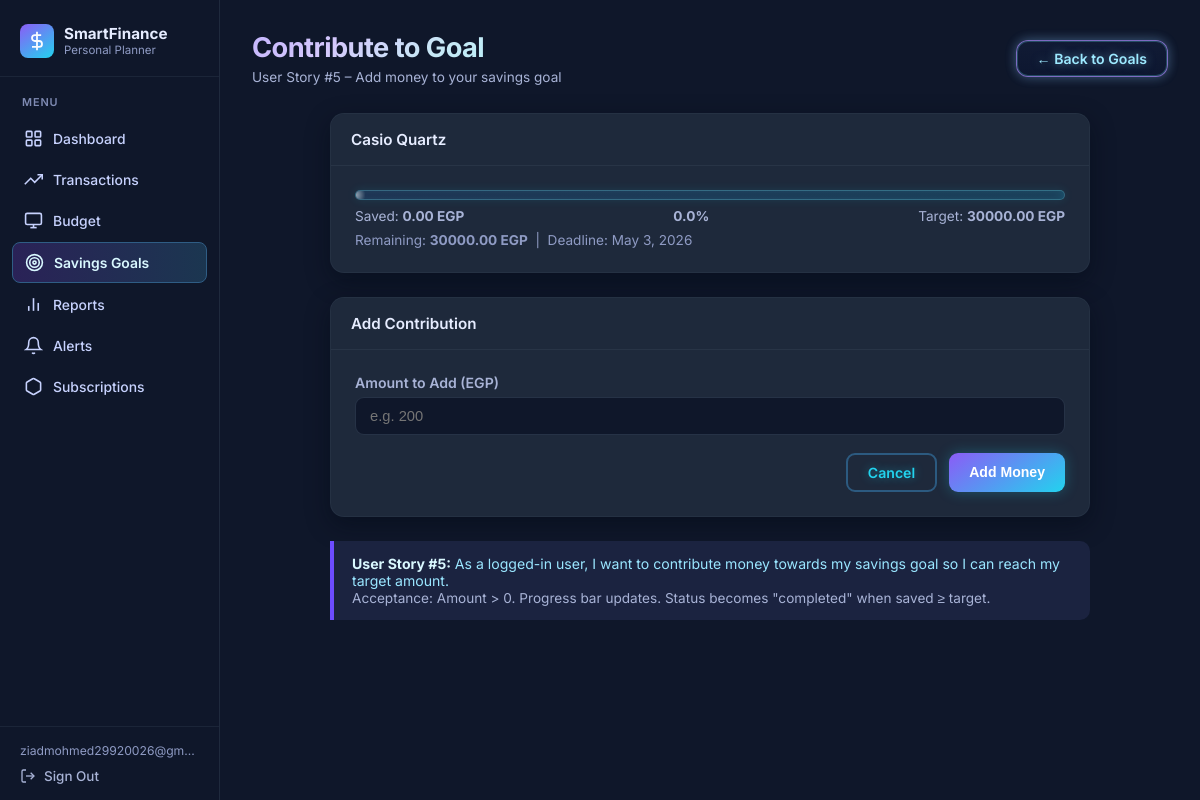
/goals/contribute/3/ (signed in), run on an earlier commit of the app's database.
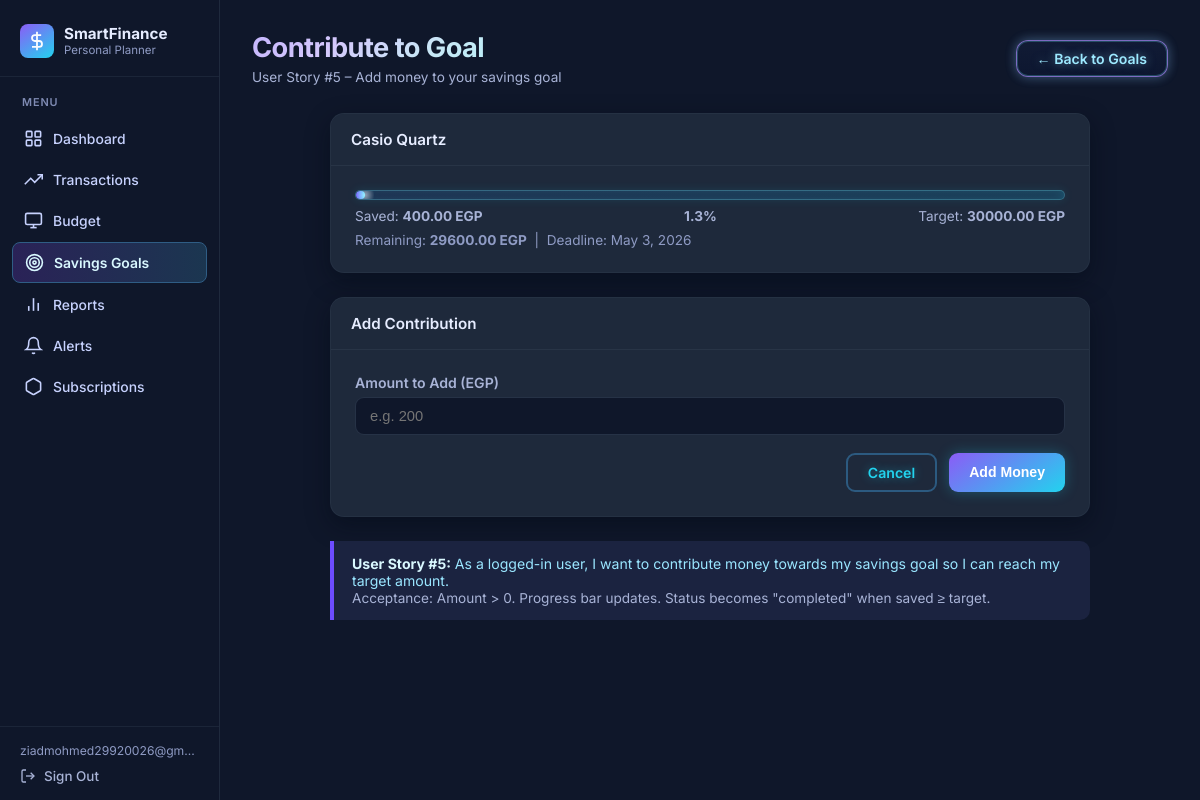
And on a later commit of the database.
### budget/models.py (models this page shows, shortened)
class SavingsGoal(models.Model):
    STATUS_CHOICES = [
        ('active',    'Active'),
        ('completed', 'Completed'),
        ('paused',    'Paused'),
    ]
    user           = models.ForeignKey(User, on_delete=models.CASCADE)
    name           = models.CharField(max_length=200)
    target_amount  = models.DecimalField(max_digits=10, decimal_places=2)
    current_amount = models.DecimalField(max_digits=10, decimal_places=2, default=0)
    deadline       = models.DateField()
    status         = models.CharField(max_length=10, choices=STATUS_CHOICES, default='active')
    created_at     = models.DateTimeField(auto_now_add=True)
    def get_completion_percentage(self):
        if self.target_amount == 0:
            return 0
        pct = (self.current_amount / self.target_amount) * 100
        return round(min(pct, 100), 1)
    class Meta:
        ordering = ['deadline']

### budget/views.py (the view, shortened to what this page needs)
# urls.py: path('goals/contribute/<int:goal_id>/', views.contribute_to_goal_view, name='contribute'),
@login_required
def contribute_to_goal_view(request, goal_id):
    goal   = get_object_or_404(SavingsGoal, id=goal_id, user=request.user)
    errors = {}
    return render(request, 'budget/contribute.html', {
        'goal': goal,
        'errors': errors,
        'remaining': goal.target_amount - goal.current_amount,
    })

### budget/templates/budget/contribute.html (shortened to what this page needs)
{% extends 'budget/base.html' %}
{% block content %}
<div class="page-header">
    <div>
        <h2>Contribute to Goal</h2>
        <p>User Story #5 – Add money to your savings goal</p>
    </div>
    <a href="{% url 'goals' %}" class="btn btn-outline btn-view-all">&#8592; Back to Goals</a>
</div>
<div class="content-medium">
    <div class="card" style="margin-bottom:24px;">
        <div class="card-header">{{ goal.name }}</div>
        <div class="card-body">
            <div class="progress-wrap" style="margin-bottom:8px;">
                <div
                    class="progress-bar {% if goal.status == 'completed' %}progress-green{% else %}progress-blue{% endif %}"
                    data-width="{{ goal.get_completion_percentage }}"
                ></div>
            </div>
            <div style="display:flex; justify-content:space-between; font-size:0.85rem; color:#a8b3d6; margin-bottom:8px;">
                <span>Saved: <strong>{{ goal.current_amount }} EGP</strong></span>
                <span><strong>{{ goal.get_completion_percentage }}%</strong></span>
                <span>Target: <strong>{{ goal.target_amount }} EGP</strong></span>
            </div>
            <div style="margin-top:8px; font-size:0.85rem; color:#8f9bc4;">
                Remaining: <strong>{{ remaining }} EGP</strong> &nbsp;|&nbsp;
                Deadline: {{ goal.deadline }}
            </div>
        </div>
    </div>
    <div class="card">
        <div class="card-header">Add Contribution</div>
        <div class="card-body">
            <form method="POST" action="{% url 'contribute' goal.id %}">
                <div class="form-group">
                    <label for="amount">Amount to Add (EGP)</label>
                    <input
                        type="number"
                        id="amount"
                        name="amount"
                        class="form-control"
                        placeholder="e.g. 200"
                        step="0.01"
                        min="0.01"
                    >
                </div>
                <div class="action-row">
                    <a href="{% url 'goals' %}" class="btn btn-outline">Cancel</a>
                    <button type="submit" class="btn btn-success">Add Money</button>
                </div>
            </form>
        </div>
    </div>
    <div class="info-box">
        <strong>User Story #5:</strong> As a logged-in user, I want to contribute money
        towards my savings goal so I can reach my target amount.<br>
        <span class="text-muted">
            Acceptance: Amount &gt; 0. Progress bar updates.
            Status becomes "completed" when saved &ge; target.
        </span>
    </div>
</div>
{% endblock %}

What changed in the data, as far as the page shows it:
changed SavingsGoal "Casio Quartz": current_amount "0.00" → "400.00"; get_completion_percentage "0.0" → "1.3"
Also different on the page:
{{ remaining }}: "30000.00" → "29600.00"
